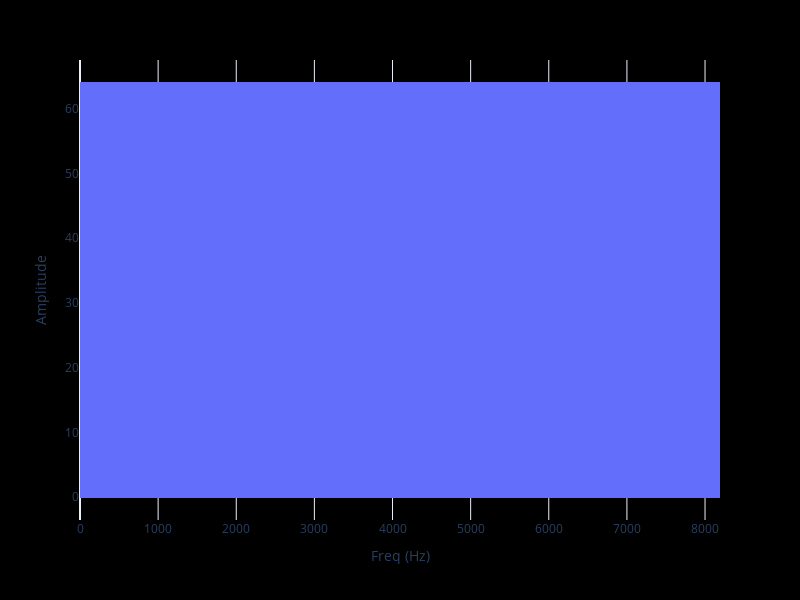

Notebook source saved alongside this figure:
### Code cell
import plotly_express as px
import pandas as pd

aud_fft_abs = np.abs(sig_fft_c)

# Plot FFT
px.line(
    to_freq_dataframe(aud_fft_abs, fs),
    x='freq', y='amplitude',
    labels = dict(amplitude='Amplitude', freq='Freq (Hz)'),
    template='light_plot'
)

### Figure 1 — Plotly figure (JSON) as saved in the notebook; plotly's stock layout.template omitted (floating-point values rounded to 4 significant figures; data arrays with more than 128 entries replaced by an {"elided": "..."} marker saying what was removed)
{"data": [{"hoverlabel": {"namelength": 0}, "hovertemplate": "Freq (Hz)=%{x}<br>Amplitude=%{y}", "legendgroup": "", "line": {"color": "#636efa", "dash": "solid"}, "mode": "lines", "name": "", "showlegend": false, "type": "scattergl", "x": {"elided": "8192 float values"}, "xaxis": "x", "y": {"elided": "8192 float values"}, "yaxis": "y"}], "layout": {"grid": {"xaxes": ["x"], "xgap": 0.1, "xside": "bottom", "yaxes": ["y"], "ygap": 0.1, "yside": "left"}, "height": 600, "legend": {"tracegroupgap": 0}, "margin": {"t": 60}, "width": 800, "xaxis": {"autorange": true, "range": [0, 8191.0], "showspikes": false, "title": {"text": "Freq (Hz)"}, "type": "linear"}, "yaxis": {"autorange": true, "range": [-3.556, 67.56], "showspikes": false, "title": {"text": "Amplitude"}, "type": "linear"}}}
